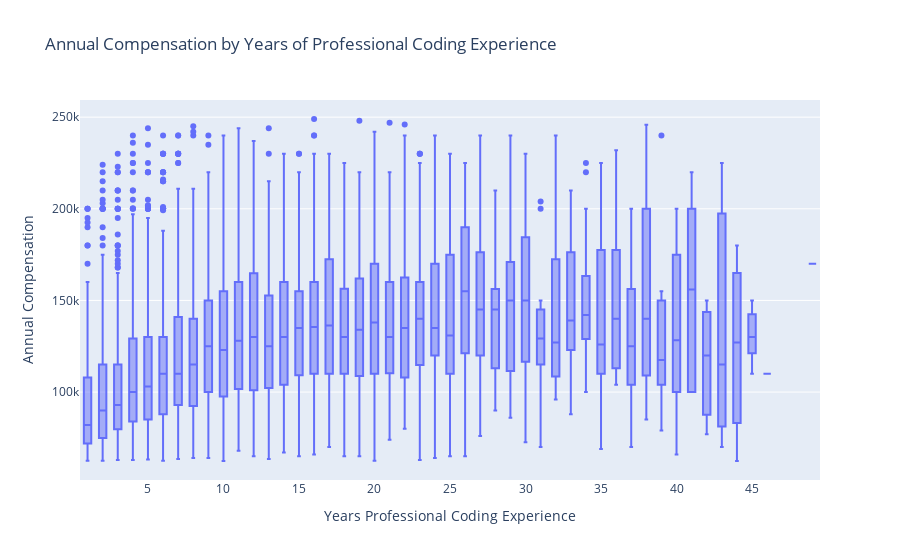

Write notebook code for a chart like this one.
### Markdown cell above
Nice...this gives an intuitively much more reasonable progression in both salary spread (different experiences over one's career) and a progression that increases with years of experience! Let's see if the same for "Years Professional Coding Experience" produces a materially different result.

### Code cell
fig = px.box(df, x='YearsCodePro', y="ConvertedComp",
             labels={
                     "YearsCodePro": "Years Professional Coding Experience",
                     "ConvertedComp": "Annual Compensation",
                       },
                title="Annual Compensation by Years of Professional Coding Experience"
            )
fig.show()

### Figure 1 — Plotly figure (JSON) as saved in the notebook; plotly's stock layout.template omitted (floating-point values rounded to 4 significant figures; data arrays with more than 128 entries replaced by an {"elided": "..."} marker saying what was removed)
{"data": [{"alignmentgroup": "True", "hovertemplate": "Years Professional Coding Experience=%{x}<br>Annual Compensation=%{y}<extra></extra>", "legendgroup": "", "marker": {"color": "#636efa"}, "name": "", "notched": false, "offsetgroup": "", "orientation": "v", "showlegend": false, "type": "box", "x": {"elided": "5736 str values"}, "x0": " ", "xaxis": "x", "y": {"elided": "5736 int values"}, "y0": " ", "yaxis": "y"}], "layout": {"boxmode": "group", "legend": {"tracegroupgap": 0}, "title": {"text": "Annual Compensation by Years of Professional Coding Experience"}, "xaxis": {"anchor": "y", "domain": [0, 1], "title": {"text": "Years Professional Coding Experience"}}, "yaxis": {"anchor": "x", "domain": [0, 1], "title": {"text": "Annual Compensation"}}}}
